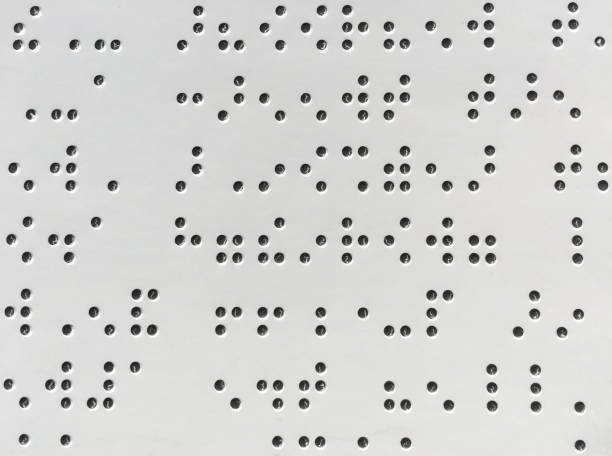
#> input picture samples/sample_braille_sheet.jpg, 612 x 456 px
$ python -i braille_engine.py   (imports and definitions only)
#> lines starting #> are read from the running program, lines starting #| are printed output that depends on the picture; after the words box and inside, x2 and y2 are one past the last pixel; in counts of white or black regions, pixels touching at a corner belong together
"""
Braille Engine: Core Optical Braille Recognition (OBR) and Translation Library
Lightweight, pure CV/SciPy implementation designed for local notebooks and Vercel serverless deployment.
"""

import numpy as np
from PIL import Image, ImageDraw
import cv2

try:
    from scipy.spatial import cKDTree
    HAS_SCIPY = True
except ImportError:
    HAS_SCIPY = False

# ==============================================================================
# 1. UNIFIED ENGLISH BRAILLE (UEB), RUSSIAN & CONTRACTION DICTIONARIES
# ==============================================================================

# Standard UEB Grade 1 Alphabet & Symbols
UEB_ENGLISH_MAP = {
    '1': 'a', '12': 'b', '14': 'c', '145': 'd', '15': 'e',
    '124': 'f', '1245': 'g', '125': 'h', '24': 'i', '245': 'j',
    '13': 'k', '123': 'l', '134': 'm', '1345': 'n', '135': 'o',
    '1234': 'p', '12345': 'q', '1235': 'r', '234': 's', '2345': 't',
    '136': 'u', '1236': 'v', '2456': 'w', '1346': 'x', '13456': 'y', '1356': 'z',
    '2': ',', '23': ';', '25': ':', '256': '.', '235': '!', '236': '?',
    '36': '-', '3': "'", '356': '"', '26': '?'
}

# Common UEB Contractions per Project Report Section 6.1
UEB_CONTRACTIONS = {
    '12346': 'and', '123456': 'for', '12356': 'of', '2346': 'the', '23456': 'with',
    '16': 'ch', '126': 'gh', '146': 'sh', '1456': 'th', '156': 'wh',
    '1246': 'ed', '12456': 'er', '1256': 'ou', '246': 'ow', '34': 'st',
    '346': 'ing', '345': 'ar', '35': 'in', '26': 'en'
}

# Number prefix and digit mapping
NUM_SIGN = '3456'
BRAILLE_DIGITS = {
    '1': '1', '12': '2', '14': '3', '145': '4', '15': '5',
    '124': '6', '1245': '7', '125': '8', '24': '9', '245': '0'
}

# Russian Braille Alphabet
RUSSIAN_MAP = {
    '1': 'а', '12': 'б', '2456': 'в', '1245': 'г', '145': 'д', '15': 'е',
    '16': 'ё', '245': 'ж', '1356': 'з', '24': 'и', '12346': 'й', '13': 'к',
    '123': 'л', '134': 'м', '1345': 'н', '135': 'о', '1234': 'п', '1235': 'р',
    '234': 'с', '2345': 'т', '136': 'у', '124': 'ф', '125': 'х', '14': 'ц',
    '12345': 'ч', '156': 'ш', '1346': 'щ', '12356': 'ъ', '2346': 'ы', '23456': 'ь',
    '246': 'э', '1256': 'ю', '1246': 'я',
    '2': ',', '23': ';', '25': ':', '256': '.', '235': '!', '236': '?',
    '36': '-', '3': "'"
}

CHAR_TO_DOTS = {v: k for k, v in UEB_ENGLISH_MAP.items() if len(v) == 1}
DIGIT_TO_DOTS = {v: k for k, v in BRAILLE_DIGITS.items()}

def bits_to_dot_string(bits):
    """Converts a 6-element binary tuple/list to a dot number string (e.g. [1, 1, 0, 0, 0, 0] -> '12')."""
    return "".join(str(i + 1) for i, b in enumerate(bits) if b)

def pattern_id_to_bits(pattern_id):
    """Converts a numeric pattern ID (0-63) to a 6-bit array."""
    return [(pattern_id >> i) & 1 for i in range(6)]

def bits_to_pattern_id(bits):
    """Converts a 6-bit array to a pattern ID (0-63)."""
    return sum(int(b) * (1 << i) for i, b in enumerate(bits))

def translate_dots(dot_str, lang="EN", in_number_mode=False):
    """Translates a dot sequence string into a symbol."""
    if not dot_str:
        return "", in_number_mode

    if dot_str == NUM_SIGN:
        return "", True

    if in_number_mode:
        if dot_str in BRAILLE_DIGITS:
            return BRAILLE_DIGITS[dot_str], True
        else:
            in_number_mode = False

    if lang == "EN":
        if dot_str in UEB_ENGLISH_MAP:
            return UEB_ENGLISH_MAP[dot_str], in_number_mode
        if dot_str in UEB_CONTRACTIONS:
            return UEB_CONTRACTIONS[dot_str], in_number_mode
    else:
        if dot_str in RUSSIAN_MAP:
            return RUSSIAN_MAP[dot_str], in_number_mode

    # Unknown pattern fallback per project report Section 5.4.6
    return f"[dots {dot_str}]", in_number_mode

# ==============================================================================
# 2. SHADOW-ASSISTED PREPROCESSING & DOT DETECTION
# ==============================================================================

def preprocess_shadow_map(gray_img):
    """
    Applies CLAHE (8x8 tiles, clipLimit 2.0) and Morphological Blackhat
    to isolate shadows cast by raised Braille dots under side lighting.
    """
    clahe = cv2.createCLAHE(clipLimit=2.0, tileGridSize=(8, 8))
    enhanced = clahe.apply(gray_img)
    kernel = cv2.getStructuringElement(cv2.MORPH_ELLIPSE, (9, 9))
    shadow_map = cv2.morphologyEx(enhanced, cv2.MORPH_BLACKHAT, kernel)
    return enhanced, shadow_map

def detect_dot_centroids(shadow_map, min_area=3, max_area=140, min_dim=2, max_dim=20):
    """
    Detects candidate dot centroids using Otsu binarization and connected components.
    """
    blurred = cv2.GaussianBlur(shadow_map, (3, 3), 0)
    _, binary = cv2.threshold(blurred, 0, 255, cv2.THRESH_BINARY + cv2.THRESH_OTSU)
    num_labels, labels, stats, centroids = cv2.connectedComponentsWithStats(binary, connectivity=8)

    valid_dots = []
    for i in range(1, num_labels):
        area = stats[i, cv2.CC_STAT_AREA]
        w = stats[i, cv2.CC_STAT_WIDTH]
        h = stats[i, cv2.CC_STAT_HEIGHT]
        if (min_dim <= w <= max_dim) and (min_dim <= h <= max_dim) and (min_area <= area <= max_area):
            valid_dots.append((float(centroids[i][0]), float(centroids[i][1])))

    return np.array(valid_dots)

# ==============================================================================
# 3. K-D TREE PITCH ESTIMATION & CANONICAL LATTICE RECONSTRUCTION
# ==============================================================================

def estimate_lattice_parameters(dots_xy):
    """
    Estimates horizontal dot pitch (dx), vertical dot pitch (dy), character pitch,
    and word spacing threshold using nearest-neighbor spatial queries via cKDTree
    (or vectorized numpy fallback if scipy is omitted) as formulated in Project Report Section 3.3.2:
        d = median_i( min_{j != i} ||c_i - c_j||_2 )
    """
    if len(dots_xy) < 4:
        return 12.0, 12.0, 38.4

    dots_arr = np.array(dots_xy, dtype=np.float32)

    if HAS_SCIPY:
        tree = cKDTree(dots_arr)
        distances, _ = tree.query(dots_arr, k=2)
        nn_dists = distances[:, 1]
    else:
        diff = dots_arr[:, np.newaxis, :] - dots_arr[np.newaxis, :, :]
        dist_matrix = np.sqrt(np.sum(diff ** 2, axis=-1))
        np.fill_diagonal(dist_matrix, np.inf)
        nn_dists = np.min(dist_matrix, axis=1)

    valid_nn = nn_dists[nn_dists >= 2.0]
    median_d = float(np.median(valid_nn)) if len(valid_nn) > 0 else 12.0

    # Standard Braille intra-cell aspect ratio is 1:1 (Report Section 3.3.2)
    median_dx = median_d
    median_dy = median_d
    word_thresh = median_dx * 3.2

    return median_dx, median_dy, word_thresh

def decode_page_lattice(dots_xy, image_shape):
    """
    Robust whole-page lattice decoder:
      1. Groups dot centroids into reading lines.
      2. Enforces physical 2-column cell width limit (<= 1.25 * dx), preventing cell merging.
      3. Anchors canonical 3-row levels relative to line baseline, preserving empty-dot positions.
      4. Inserts true word space tokens when inter-cell gap exceeds word threshold.
      5. Reconstructs 6-bit binary Braille cells in true reading order.
    """
    if len(dots_xy) == 0:
        return [], []

    median_dx, median_dy, word_thresh = estimate_lattice_parameters(dots_xy)
    H, W = image_shape[:2]

    # 1. Line grouping: group dots belonging to the same 3-row Braille line
    dots_sorted_y = dots_xy[np.argsort(dots_xy[:, 1])]
    lines = []
    for dot in dots_sorted_y:
        placed = False
        for line in lines:
            line_ys = [d[1] for d in line]
            min_y = min(line_ys)
            if (min_y - 0.4 * median_dy) <= dot[1] <= (min_y + 2.4 * median_dy):
                line.append(dot)
                placed = True
                break
        if not placed:
            lines.append([dot])

    # Sort lines from top to bottom
    lines.sort(key=lambda l: np.mean([d[1] for d in l]))

    decoded_document = []
    all_decoded_cells = []

    for line_dots in lines:
        arr = np.array(line_dots)
        arr = arr[np.argsort(arr[:, 0])]  # Left-to-right sorting
        min_y = np.min(arr[:, 1])

        # 2. Cell clustering enforcing physical cell width limit
        cells = []
        curr_cell_dots = [arr[0]]

        for k in range(1, len(arr)):
            d_curr = arr[k]
            proposed_min_x = min(min(d[0] for d in curr_cell_dots), d_curr[0])
            proposed_max_x = max(max(d[0] for d in curr_cell_dots), d_curr[0])
            proposed_width = proposed_max_x - proposed_min_x

            # A physical Braille cell has width <= 1.25 * median_dx
            if proposed_width <= (median_dx * 1.25):
                curr_cell_dots.append(d_curr)
            else:
                dx_gap = d_curr[0] - max(d[0] for d in curr_cell_dots)
                cells.append((curr_cell_dots, dx_gap))
                curr_cell_dots = [d_curr]
        cells.append((curr_cell_dots, 0))

        # 3. Decode canonical 2x3 grid positions
        line_tokens = []
        for c_dots, next_gap in cells:
            c_arr = np.array(c_dots)
            c_min_x = np.min(c_arr[:, 0])
            c_max_x = np.max(c_arr[:, 0])
            has_two_cols = (c_max_x - c_min_x) >= (median_dx * 0.5)
            mid_x = (c_min_x + c_max_x) / 2.0 if has_two_cols else c_min_x

            bits = [0] * 6
            for pt in c_dots:
                # Column 0 (left: dots 1,2,3) or Column 1 (right: dots 4,5,6)
                col = 0 if (not has_two_cols or pt[0] <= mid_x) else 1
                # Row 0 (top), Row 1 (middle), Row 2 (bottom)
                row = int(round((pt[1] - min_y) / max(median_dy, 1.0)))
                row = min(2, max(0, row))
                bit_idx = row if col == 0 else row + 3
                bits[bit_idx] = 1

            pattern_id = bits_to_pattern_id(bits)
            dot_str = bits_to_dot_string(bits)

            cell_box = (
                int(c_min_x - 3),
                int(min_y - 3),
                int(max(c_max_x - c_min_x + 6, median_dx * 1.2)),
                int(median_dy * 2.4)
            )

            cell_info = {
                "bbox": cell_box,
                "bits": bits,
                "dot_str": dot_str,
                "pattern_id": pattern_id,
                "center": ((c_min_x + c_max_x) / 2.0, (min_y + median_dy))
            }
            line_tokens.append(cell_info)
            all_decoded_cells.append(cell_info)

            # Insert word space token if gap exceeds word_thresh
            if next_gap >= word_thresh:
                space_info = {
                    "bbox": None,
                    "bits": [0] * 6,
                    "dot_str": "",
                    "pattern_id": 0,
                    "is_space": True,
                    "center": (c_max_x + next_gap / 2.0, min_y + median_dy)
                }
                line_tokens.append(space_info)

        decoded_document.append(line_tokens)

    return decoded_document, all_decoded_cells

# ==============================================================================
# 4. TRANSLATION TO FORMATTED TEXT
# ==============================================================================

def translate_document(decoded_document, lang="EN"):
    """Translates decoded document tokens into formatted multiline text."""
    output_lines = []
    for line in decoded_document:
        line_chars = []
        in_number_mode = False
        for token in line:
            if token.get("is_space"):
                line_chars.append(" ")
                in_number_mode = False
                continue
            symbol, in_number_mode = translate_dots(token["dot_str"], lang=lang, in_number_mode=in_number_mode)
            line_chars.append(symbol)
        output_lines.append("".join(line_chars).strip())
    return "\n".join(output_lines)

# ==============================================================================
# 5. VISUAL LATTICE OVERLAY RENDERING
# ==============================================================================

# [87 lines left out: functions render_lattice_overlay, generate_braille_image, not called in this run]

# ==============================================================================
# 7. AUTO-ORIENTATION & COHERENCE SCORING
# ==============================================================================

COMMON_ENGLISH_WORDS = {
    'the', 'and', 'for', 'are', 'can', 'trees', 'is', 'year', 'growing',
    'redwoods', 'sequoias', 'in', 'on', 'at', 'to', 'of', 'a', 'it', 'was',
    'as', 'he', 'she', 'that', 'with', 'from', 'by', 'this', 'have', 'not',
    'quick', 'brown', 'fox', 'jumps', 'over', 'lazy', 'dog', 'hello', 'world',
    'braille', 'alphabet'
}

def is_alphabet_sequence(text):
    """Detects if text contains an ordered Braille alphabet or contraction reference sequence."""
    cleaned = ' '.join(text.lower().split())
    patterns = ['a b c d', 'a b c', 'h i j k', 'o p q r', 'and for of the with', 'sh th wh']
    return any(p in cleaned for p in patterns)

def score_english_coherence(text):
    """Evaluates how closely the decoded text resembles natural English."""
    import re
    words = re.findall(r'[a-zA-Z]+', text.lower())
    if not words:
        return -100

    alphabet_bonus = 60 if is_alphabet_sequence(text) else 0
    score = alphabet_bonus
    score += sum(6 for w in words if w in COMMON_ENGLISH_WORDS)
    score += sum(2 for w in words if len(w) >= 3 and any(v in w for v in 'aeiou'))
    score -= text.count('?') * 2
    score -= text.count(';') * 1
    score -= text.count('[dots') * 4
    return score

def decode_page_with_auto_orient(gray_img, force_rotate=0, auto_orient=True):
    """
    Evaluates page orientation (0 deg vs 180 deg) to automatically correct upside-down photos.
    Returns: (doc, all_cells, dots, processed_gray, applied_rotation)
    """
    if force_rotate == 90:
        gray_img = cv2.rotate(gray_img, cv2.ROTATE_90_CLOCKWISE)
    elif force_rotate == 180:
        gray_img = cv2.rotate(gray_img, cv2.ROTATE_180)
    elif force_rotate == 270:
        gray_img = cv2.rotate(gray_img, cv2.ROTATE_90_COUNTERCLOCKWISE)

    if not auto_orient or force_rotate != 0:
        enhanced, shadow = preprocess_shadow_map(gray_img)
        dots = detect_dot_centroids(shadow)
        doc, all_cells = decode_page_lattice(dots, gray_img.shape)
        return doc, all_cells, dots, gray_img, force_rotate

    # 1. Test 0 degrees (current)
    enh0, sh0 = preprocess_shadow_map(gray_img)
    dots0 = detect_dot_centroids(sh0)
    doc0, cells0 = decode_page_lattice(dots0, gray_img.shape)
    text0 = translate_document(doc0, lang="EN")
    score0 = score_english_coherence(text0)

    # 2. Test 180 degrees (inverted)
    gray180 = cv2.rotate(gray_img, cv2.ROTATE_180)
    enh180, sh180 = preprocess_shadow_map(gray180)
    dots180 = detect_dot_centroids(sh180)
    doc180, cells180 = decode_page_lattice(dots180, gray180.shape)
    text180_a = translate_document(doc180, lang="EN")
    text180_b = translate_document(doc180[::-1], lang="EN")
    score180_a = score_english_coherence(text180_a)
    score180_b = score_english_coherence(text180_b)

    if max(score180_a, score180_b) > (score0 + 10):
        # 180 degree rotation is clearly superior (upside-down upload detected!)
        if score180_b >= score180_a:
            doc180 = doc180[::-1]
        return doc180, cells180, dots180, gray180, 180
    else:
        return doc0, cells0, dots0, gray_img, 0

# ==============================================================================
# 8. BILINGUAL LANGUAGE DETECTION & RUSSIAN-TO-ENGLISH TRANSLATION
# ==============================================================================

COMMON_RUSSIAN_WORDS = {
    'шрифт', 'брайля', 'брайль', 'шоифт', 'сказка', 'сказки', 'книга', 'текст',
    'дерево', 'дерева', 'человек', 'время', 'дело', 'жизнь', 'день', 'рука',
    'когда', 'только', 'будет', 'очень', 'между', 'после', 'через', 'сказал'
}

CYRILLIC_TO_LATIN = {
    'а': 'a', 'б': 'b', 'в': 'v', 'г': 'g', 'д': 'd', 'е': 'e', 'ё': 'yo', 'ж': 'zh',
    'з': 'z', 'и': 'i', 'й': 'y', 'к': 'k', 'л': 'l', 'м': 'm', 'н': 'n', 'о': 'o',
    'п': 'p', 'р': 'r', 'с': 's', 'т': 't', 'у': 'u', 'ф': 'f', 'х': 'kh', 'ц': 'ts',
    'ч': 'ch', 'ш': 'sh', 'щ': 'shch', 'ъ': '', 'ы': 'y', 'ь': "'", 'э': 'e', 'ю': 'yu', 'я': 'ya'
}

# [83 lines left out: functions transliterate_cyrillic, detect_braille_language, translate_russian_to_english, not called in this run]

>>> import cv2
>>> picture = cv2.imread('../samples/sample_braille_sheet.jpg', cv2.IMREAD_GRAYSCALE)
>>> result = decode_page_with_auto_orient(picture)
#> in preprocess_shadow_map, `shadow_map = cv2.morphologyEx(enhanced, cv2.MORPH_BLACKHAT, kernel)`:
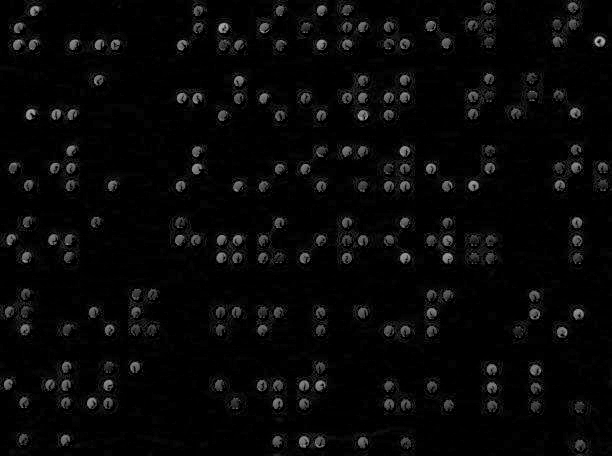
#> shadow_map: shape (456, 612); min 0, max 192, mean 7.8
#> in detect_dot_centroids, `_, binary = cv2.threshold(blurred, 0, 255, cv2.THRESH_BINARY + cv2.THR..`:
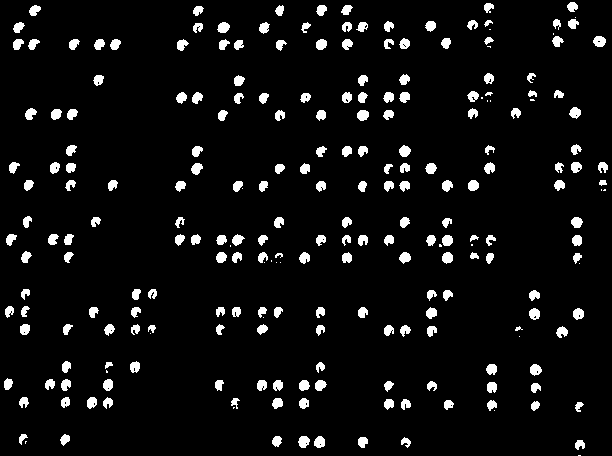
#> binary: shape (456, 612); 5.9% white; 239 white regions (27 under 20 px), largest, box (x1, y1, x2, y2) and area: (593, 36, 606, 47) 111, (298, 436, 310, 448) 107, (217, 22, 230, 33) 106
#> in detect_dot_centroids, `num_labels, labels, stats, centroids = cv2.connectedComponentsWithStat..`:
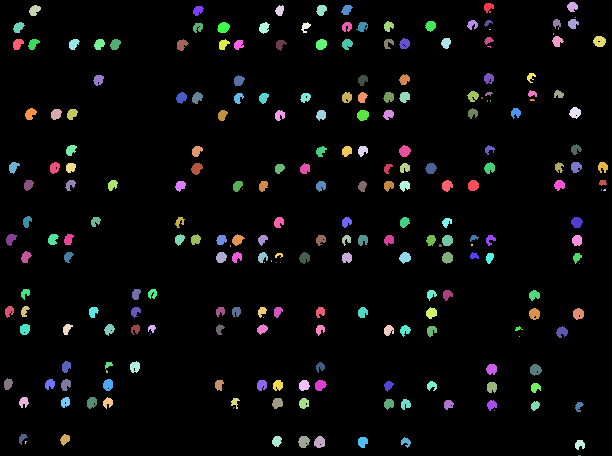
#> labels: shape (456, 612) int32; 240 distinct labels, from 0 to 239; one colour per label, 0 black
#> in detect_dot_centroids, `num_labels, labels, stats, centroids = cv2.connectedComponentsWithStat..`: num_labels = 240; stats = 240 rows, first 6: [0, 0, 612, 456, 262470], [484, 3, 10, 10, 70], [567, 2, 11, 10, 82], [29, 5, 12, 11, 90], [275, 5, 9, 11, 71], [316, 5, 11, 11, 87]; centroids = 240 pairs, first value 7.65 to 604.2, second value 6.37 to 455
#> the loop in detect_dot_centroids, `for i in range(1, num_labels):` made 239 passes
#> (area, w, h) on passes 1 to 3: (70, 10, 10), (82, 11, 10), (90, 12, 11)
#> after the loop in detect_dot_centroids, `for i in range(1, num_labels):`: valid_dots = 221 pairs, first value 7.65 to 604.2, second value 6.37 to 444.1
#> in decode_page_with_auto_orient, `dots0 = detect_dot_centroids(sh0)`: dots0 has the same summary as valid_dots in detect_dot_centroids
#> in estimate_lattice_parameters, `dots_arr = np.array(dots_xy, dtype=np.float32)`: dots_arr has the same summary as valid_dots in detect_dot_centroids
#> in estimate_lattice_parameters, `distances, _ = tree.query(dots_arr, k=2)`: distances = 221 pairs, first value 0 to 0, second value 5.13 to 43.09
#> in estimate_lattice_parameters, `nn_dists = distances[:, 1]`: nn_dists = 221 values, max 43.09 at index 217, min 5.13 at index 212, mean 18.52
#> in estimate_lattice_parameters, `valid_nn = nn_dists[nn_dists >= 2.0]`: valid_nn has the same summary as nn_dists
#> in estimate_lattice_parameters, `median_d = float(np.median(valid_nn)) if len(valid_nn) > 0 else 12.0`: median_d = 17.21
#> in estimate_lattice_parameters, `word_thresh = median_dx * 3.2`: word_thresh = 55.07
#> in decode_page_lattice, `median_dx, median_dy, word_thresh = estimate_lattice_parameters(dots_xy)`: median_dx = 17.21; word_thresh = 55.07
#> in decode_page_lattice, `dots_sorted_y = dots_xy[np.argsort(dots_xy[:, 1])]`: dots_sorted_y has the same summary as valid_dots in detect_dot_centroids
#> the loop in decode_page_lattice, `for dot in dots_sorted_y:` made 221 passes
#> dot on passes 1 to 3: [572, 6.37], [488.1, 6.93], [346.3, 9.37]
#> after the loop in decode_page_lattice, `for dot in dots_sorted_y:`: line = [[578.4, 406], [233.3, 407.3], [22, 437.8], [64.55, 439], [276.5, 440.7], [303.4, 441.2], [362.3, 441.5], [405.5, 441.6], [319.2, 441.7], [25.25, 441.8], [579.4, 444.1]]; lines = 7 items
#> the loop in decode_page_lattice, `for line_dots in lines:` made 7 passes
#> min_y on passes 1 to 7: 6.37, 76.65, 148.9, 221, 292.8, 364.3, 406
#> after the loop in decode_page_lattice, `for line_dots in lines:`: all_decoded_cells = 81 items; decoded_document = 7 items
#> in decode_page_with_auto_orient, `doc0, cells0 = decode_page_lattice(dots0, gray_img.shape)`: cells0 = 81 items
#> the loop in translate_document, `for line in decoded_document:` made 7 passes
#> after the loop in translate_document, `for line in decoded_document:`: output_lines = ["the'- ar?owowr??w t'", "'-a :ar??wt tar?", "?w' ar'inowshwith?ar t;", 'ow.a h[dots 2356]theinroww[dots 2356] l', "w'?and !!;,-p arin", '?w1 ?.t ??ll', "'' a'-'' k"]
#> in decode_page_with_auto_orient, `score0 = score_english_coherence(text0)`: score0 = 12
#> in decode_page_with_auto_orient, `gray180 = cv2.rotate(gray_img, cv2.ROTATE_180)`:
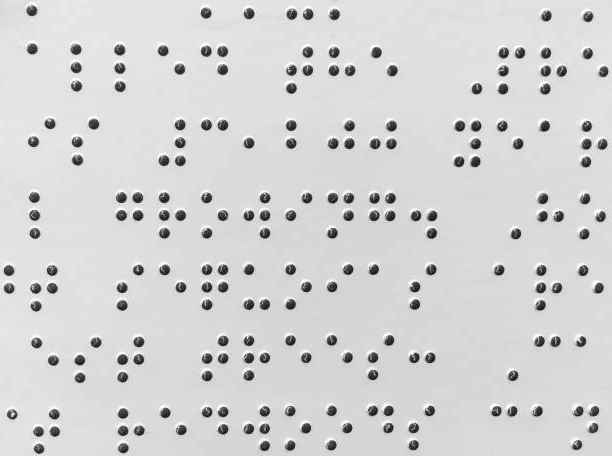
#> gray180: shape (456, 612); min 0, max 255, mean 210.6
#> in preprocess_shadow_map (call 2), `shadow_map = cv2.morphologyEx(enhanced, cv2.MORPH_BLACKHAT, kernel)`:
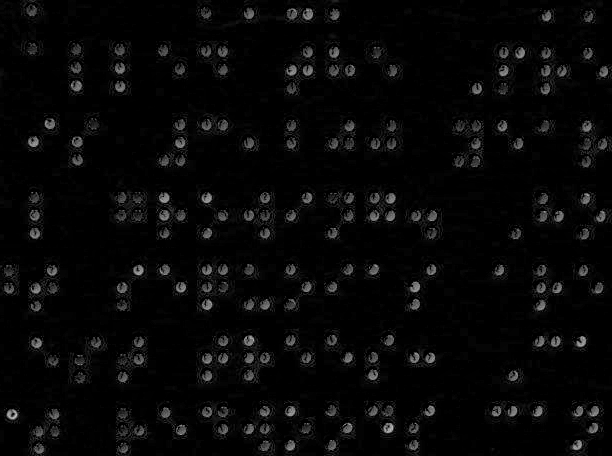
#> shadow_map: shape (456, 612); min 0, max 194, mean 7.8
#> (the rest of the program and of its run is left out)
